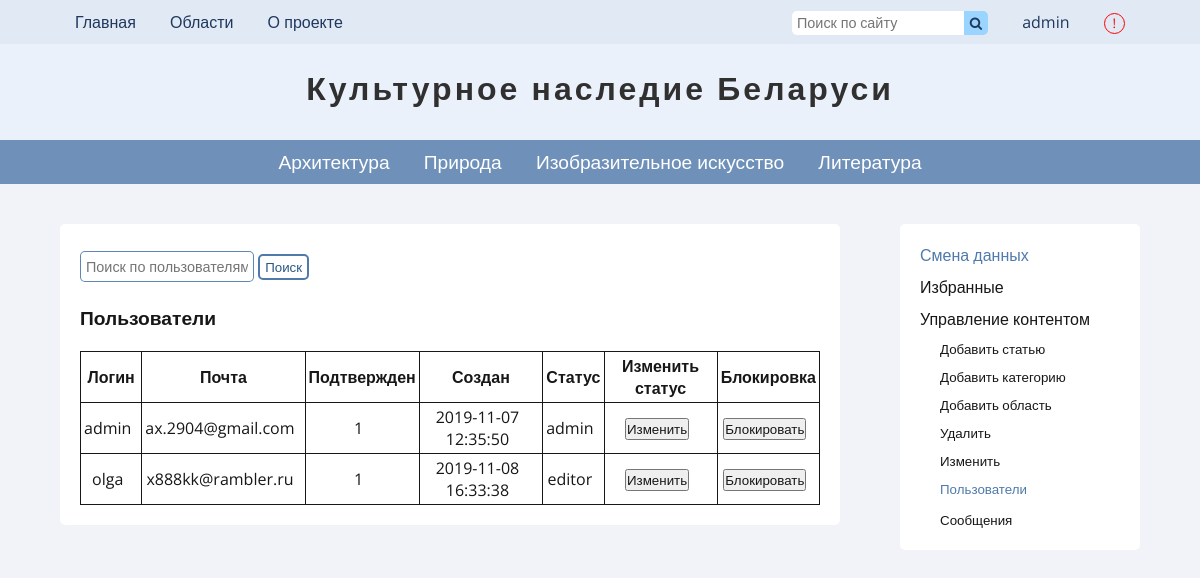
Screenshot of /pages/users.php (signed in) with the database file from the repository.
### tables this page shows
CREATE TABLE `users` (
  `id` int(11) NOT NULL,
  `name` varchar(20) NOT NULL,
  `password` text NOT NULL,
  `email` varchar(50) NOT NULL,
  `vkey` text NOT NULL,
  `verified` int(2) NOT NULL DEFAULT 0,
  `status` varchar(20) NOT NULL DEFAULT 'member',
  `created` timestamp NOT NULL DEFAULT current_timestamp(),
  `tracked_articles` text DEFAULT NULL
);

CREATE TABLE `categories` (
  `id` int(11) NOT NULL,
  `title` varchar(100) NOT NULL,
  `description` text NOT NULL,
  `last_author` varchar(20) DEFAULT NULL,
  `pubdate` timestamp NOT NULL DEFAULT current_timestamp()
);

### includes/get-user.php (called while the page is built)
<?php
	if (isset($_SESSION['user'])) {
		$user_id = $_SESSION['user'];
		$user = mysqli_query($connection, "SELECT * FROM `users` WHERE `id` = $user_id");
		if (mysqli_num_rows($user) !== false) {
			$user = mysqli_fetch_assoc($user);
			$user_name = $user['name'];
		}
	}

### includes/config.php (called while the page is built, shortened)
<?php
	$params = array(
		'title' => 'Культурное наследие Беларуси'
	);

### pages/users.php (the view, shortened to what this page needs)
<?php
	require '../includes/config.php';
	require '../includes/get-user.php';
	if (isset($_SESSION['user']) and $user['status'] == 'admin') {
		?>
		<!DOCTYPE html>
		<html lang="ru">
		<head>
			<?php include '../includes/common-header.php' ?>
			<link rel="stylesheet" type="text/css" href="../css/users.css">
		</head>
		<body>
			<?php include '../includes/header.php' ?>
			<aside><?php
				function currentUrl($url)
				{
					if (strpos($_SERVER['REQUEST_URI'], $url) !== false) {
						echo 'current-page';
					}
				}
			include '../includes/user-page-aside.php';
			?></aside>
			<div class="additional"><?php include '../includes/user-page-aside.php'; ?></div>
			<section class="side-section">
				<form action="users.php" method="get">
					<input  name="search-user" type="text" placeholder="Поиск по пользователям" value="<?php echo @$_GET['search-user'] ?>">
					<button class="send-button">Поиск</button>
				</form>
				<br>
				<div class="page_subtitle">
					<span>Пользователи</span>
				</div>
				<table>
					<tr>
						<th>Логин</th>
						<th>Почта</th>
						<th>Подтвержден</th>
						<th>Создан</th>
						<th>Статус</th>
						<th>Изменить статус</th>
						<th>Блокировка</th>
					</tr>
					<?php
						if (!isset($_GET['search-user'])) {
							$users = mysqli_query($connection, "SELECT * FROM `users` ORDER BY `name`");
						}
						if (mysqli_num_rows($users) > 0) {
							while ($other_user = mysqli_fetch_assoc($users)) { ?>
								<tr>
									<td><?php echo $other_user['name'] ?></td>
									<td><?php echo $other_user['email'] ?></td>
									<td id="ver-<?php echo $other_user['id'] ?>"><?php echo $other_user['verified'] ?></td>
									<td><?php echo $other_user['created'] ?></td>
									<td id="<?php echo $other_user['id'] ?>"><?php echo $other_user['status'] ?></td>
									<td><button type="button" onclick="Status(<?php echo $other_user['id'] ?>)">Изменить</button></td>
									<td><button id="but-ver-<?php echo $other_user['id'] ?>" type="button" onclick="Block(<?php echo $other_user['id'] ?>)">
										<?php
											if ($other_user['verified'] == -1) {
												echo 'Разблокировать';
											}
											else {
												echo 'Блокировать';
											}
										?>
									</button></td>
								</tr>
								<?php
							}
						}
					?>
				</table>
			</section>
		</body>
		</html>
<?php } ?>

### includes/header.php (shortened to what this page needs)
<?php require '../includes/get-user.php' ?>
<link rel="stylesheet" type="text/css" href="../css/header.css">
<link rel="stylesheet" href="https://cdnjs.cloudflare.com/ajax/libs/font-awesome/4.7.0/css/font-awesome.min.css">
<header>
	<div class="tool-section">
		<div id="tool-content">
			<div id="left">
				<a href="home.php">Главная</a>
				<div class="dropdown">
					<a onclick="showDistricts()">Области</a>
				</div>
				<a href="about.php">О проекте</a>
			</div>
			<div id="right">
				<div class="search-section">
					<form method="get" action="../pages/search-results.php" autocomplete="off">
						<input class="search-input" type="text" placeholder="Поиск по сайту" name="search_key" value="<?php if (isset($key)) {echo $key;} ?>" maxlength="25">
						<button class="search-btn" type="submit"><i class="fa fa-search"></i></button>
					</form>
				</div>
				<?php
					if (!isset($_SESSION['user'])) { ?>
						<a href="login.php">Вход</a>
					<?php }
					else { ?>
						<a href="user.php"><?php echo $user_name  ?></a>
					<?php } ?>
				<button id="complain-button" title="Сообщить о проблеме модераторам" type="button" onclick="fullwindowpopup()"><span id="exclamation-mark">!</span></button>
			</div>
		</div>
	</div>
	<div class="logo">
		<a href="home.php">
		<?php echo $params['title'] ?></a>
	</div>
	<div class="categories-section">
		<ul id="categories-section">
			<?php
				$categories = mysqli_query($connection, "SELECT `title`, `id` FROM `categories` ORDER BY `id` ASC");
				while ($cat = mysqli_fetch_assoc($categories)) {
					$id = $cat['id'];
					?>
					<li <?php cur_page("category.php?cat=" . $id) ?>><a href="category.php?cat=<?php echo $id ?>"><?php echo $cat['title'] ?> </a></li>
			<?php } ?>
		</ul>
	</div>
</header>

### css/main.css (style rules this page uses)
* { margin: 0; padding: 0; font-family: 'Open Sans', sans-serif; color: #171717; box-sizing: border-box; }
body { min-height: 100vh; background-color: #f2f3f8; }
a { text-decoration: none; }
section { overflow: auto; max-width: 100%; padding: 20px; margin: 0 5%; margin-bottom: 20px; background-color: #fff; border-radius: 5px; }
.side-section { width: 65%; float: left; }
input, textarea { border-radius: 5px; border: 1px solid rgba(79, 122, 171, 0.9); padding: 5px; font-size: 0.9em; max-width: 100%; }
.page_subtitle span { font-size: 1.2em; font-weight: bold; }
.page_subtitle, .centered-page-subtitle { margin-bottom: 20px; }
button { cursor: pointer; }
.send-button { color: #2a5885; margin-top: 10px; border-radius: 5px; padding: 2px 5px 2px 5px; border: 2px solid rgba(79, 122, 171, 1); background-color: transparent; }

### css/aside.css (style rules this page uses)
aside { float: right; margin-right: 5%; width: 20%; background-color: #fff; padding: 20px; border-radius: 5px; }
table td { padding-right: 10px; }

### css/users.css (style rules this page uses)
table { margin: 0 auto; max-width: 100%; border-collapse: collapse; }
td, th { word-wrap: break-word; text-align: center; border: 1px solid #171717; padding: 3px; }

### css/header.css (style rules this page uses)
header { width: 100%; margin-bottom: 40px; }
.tool-section, .logo, .categories-section { width: 100%; padding: 0 5% 0 5%; }
.tool-section { text-align: center; font-size: 1em; height: 44px; line-height: 44px; background-color: #e1e9f5; }
.tool-section a, #tool-content a { cursor: pointer; color: #1f385c; margin: 5px 15px 5px 15px; }
.search-section { display: inline-block; margin-right: 15px; }
.logo { letter-spacing: 3px; font-weight: bold; word-wrap: break-word; padding-top: 0.7em; text-align: center; font-size: 2em; height: 3em; background-color: #ebf1fa; }
.logo a { cursor: default; color: #313030; }
.categories-section { text-align: center; background-color: rgba(79, 122, 171, 0.8); }
#right { float: right; }
#left { float: left; }
.search-input { border: 0; height: 24px; border-top-right-radius: 0; border-bottom-right-radius: 0; }
.search-btn { border: 0; background-color: #99d5ff; border-top-right-radius: 5px; border-bottom-right-radius: 5px; margin-top: 10.5px; width: 24px; height: 24px; float: right; }
.search-btn i { color: #1f385c; }
#complain-button { margin-left: 15px; margin-right: 15px; width: 1.6em; height: 1.6em; vertical-align: middle; border-radius: 50%; border: 1px solid red; background-color: transparent; }
.dropdown { display: inline-block; }
#exclamation-mark { color: red; display: block; line-height: 1em; }
li { vertical-align: middle; font-size: 1.2em; height: 44px; line-height: 44px; display: inline-block; padding: 0 15px 0 15px; }
li a { color: #fff; }

### rows the page displays
users: name "admin", email "ax.2904@gmail.com", verified "1", created "2019-11-07 12:35:50", status "admin", shows "Блокировать"
categories: title "Архитектура"
categories: title "Природа"
categories: title "Изобразительное искусство"
categories: title "Литература"
users: name "olga", email "x888kk@rambler.ru", verified "1", created "2019-11-08 16:33:38", status "editor", shows "Блокировать"

### other values shown
$params['title'] "Культурное наследие Беларуси"
